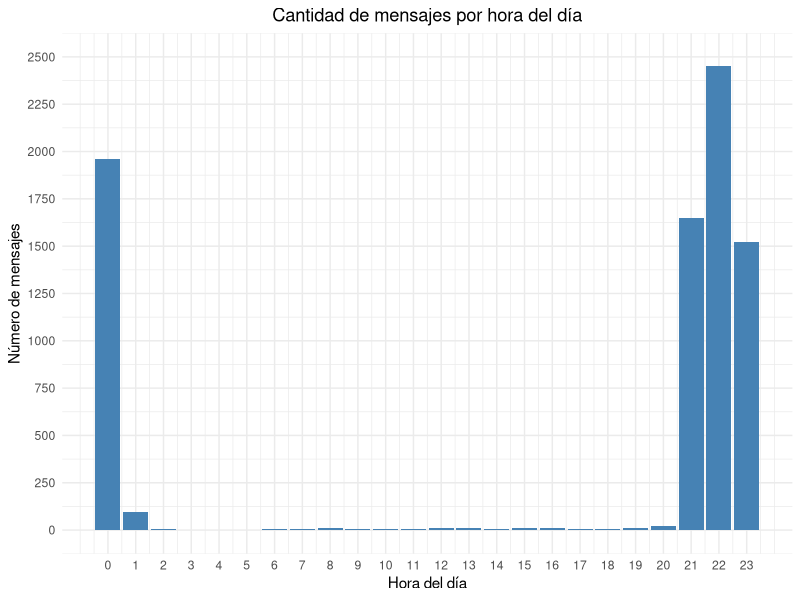

This figure's R source:
library(tidyverse)
library(readxl)
library(lubridate)

clean_data <- read_excel("ForoData.xlsx")

#SACAMOS LA FECHA UTILIZANDO LUBRIDATE
clean_data <- clean_data %>%
  mutate(Hour = hour(dmy_hm(Date)))

#SUMAMOS TODAS LAS HORAS
mensajes_por_hora <- clean_data %>%
  group_by(Hour) %>%
  summarise(n_mensajes = n())

#GRAFICA CON GGPLOT
ggplot(mensajes_por_hora, aes(x = Hour, y = n_mensajes)) +
  geom_bar(stat = "identity", fill = "steelblue") +
  labs(title = "Cantidad de mensajes por hora del día",
       x = "Hora del día",
       y = "Número de mensajes") +
  scale_x_continuous(breaks = 0:23) +
  scale_y_continuous(breaks = seq(0, 3000, by = 250), limits = c(0, 2500)) +
  theme_minimal() +
  theme(plot.title = element_text(hjust = 0.5))
